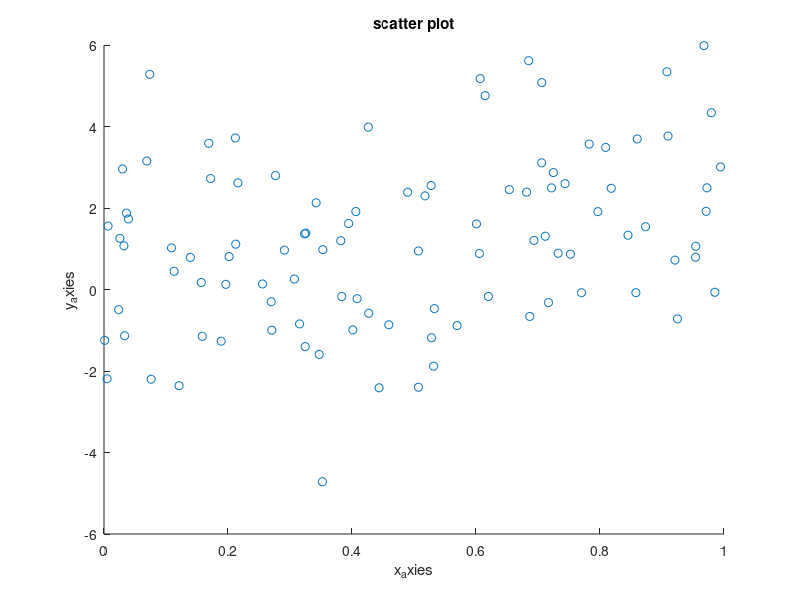

The MATLAB script that drew this image:
%#create a scatter plot
a=rand(1,100);
b=2*a+2*randn(1,100);
scatter(a,b);
title('scatter plot');
xlabel('x_axies');
ylabel('y_axies');